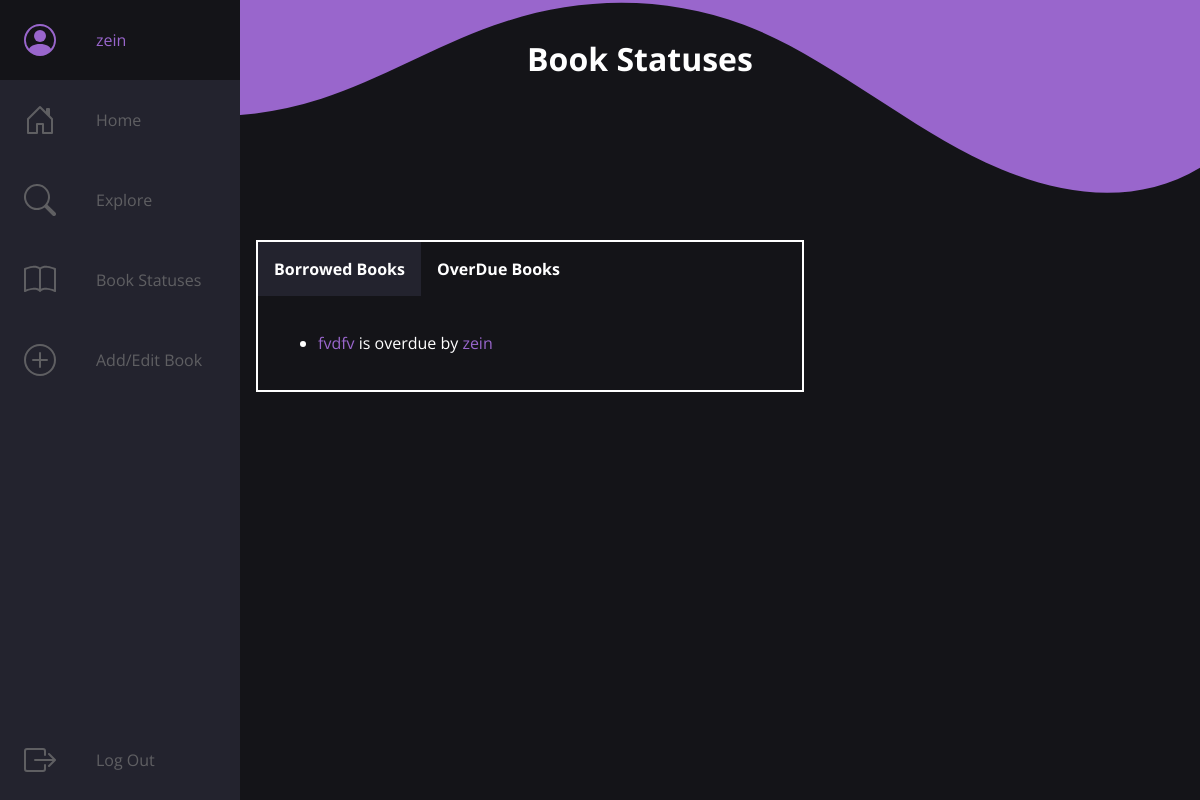
Page /statuses (signed in) on the earlier database version.
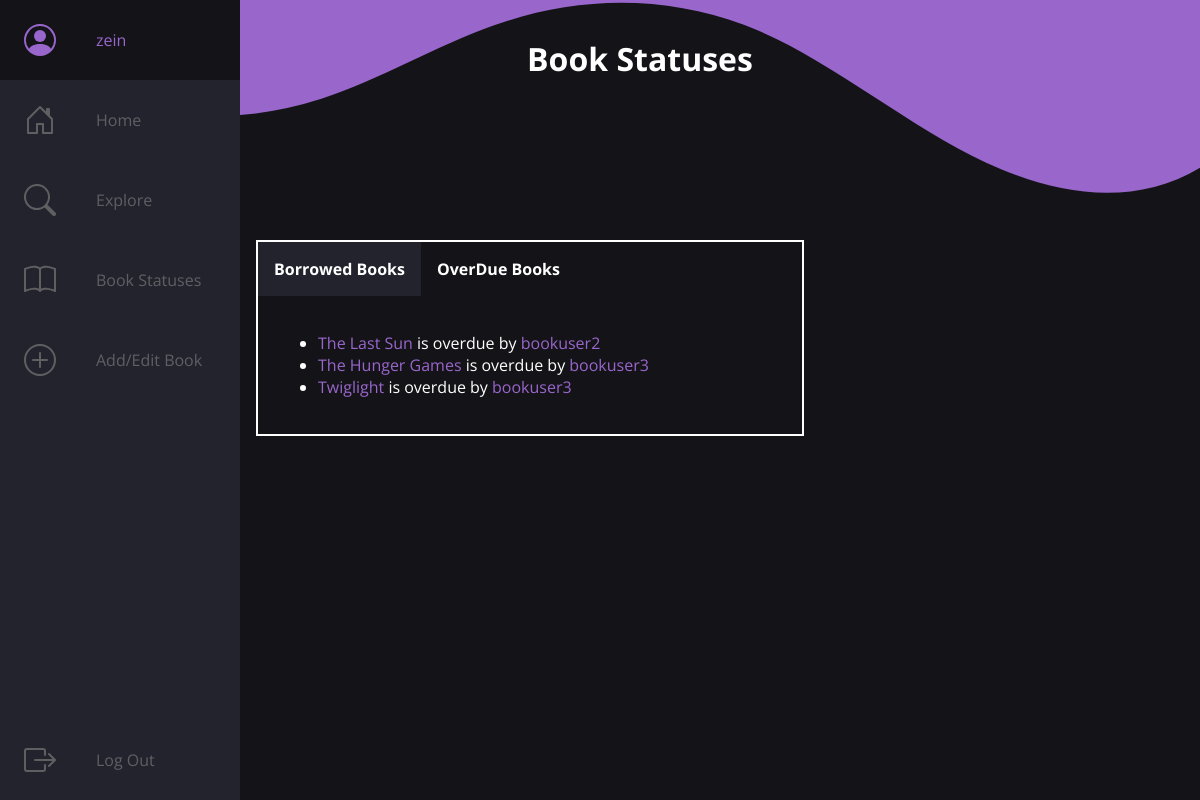
Same page on the later database version.
### JupiterLibrary/models.py (models this page shows, shortened)
class BorrowedBook(models.Model):
    username = models.CharField(max_length=100)
    title = models.CharField(max_length=100)
    days = models.IntegerField()

### JupiterLibrary/views.py (the view)
# urls.py: url('statuses',views.statuses),
def statuses(request):
	if request.user.is_superuser:
		borrowedBooks = BorrowedBook.objects.all()
		overdue = []
		notOverdue = []
		for book in borrowedBooks:
			if book.days > 0:
				notOverdue.append(book)
			else:
				overdue.append(book)
		return render(request,"statuses.html", {'overdue':overdue, 'notOverdue':notOverdue})
	else:
		return index(request)

### templates/statuses.html (shortened to what this page needs)
<!DOCTYPE html>
<html>
<head>
    {% load static %}
    <link rel="stylesheet" href="{% static 'css/style.css' %}">
    <link rel="stylesheet" href="{% static 'css/status.css' %}">
    <link rel="stylesheet" href="https://cdnjs.cloudflare.com/ajax/libs/font-awesome/4.7.0/css/font-awesome.min.css">
    <link href=
        "http://ajax.googleapis.com/ajax/libs/jqueryui/1.8.16/themes/ui-lightness/jquery-ui.css"
        rel="stylesheet" type="text/css" />
</head>
<body>
    <nav class='navbar'>
        <ul class="navbar-nav">
            <li class="navbar-item">
                <a href="userpage.html" class="nav-link">
                <span class="nav-text">{{user.username}}</span>
                </a>
            </li>
            <li class="navbar-item">
                <a href="index.html" class="nav-link">
                <span class="nav-text">Home</span>
                </a>
            </li>
            <li class="navbar-item">
                <a href="explore.html" class="nav-link">
                <span class="nav-text">Explore</span>
                </a>
            </li>
            <li class="navbar-item">
                <a href="statuses.html" class="nav-link">
                <span class="nav-text">Book Statuses</span>
                </a>
            </li>
            <li class="navbar-item">
                <a href="addEdit" class="nav-link">
                <span class="nav-text">Add/Edit Book</span>
                </a>
            </li>
            <li class="navbar-item">
                <a href="logout" class="nav-link">
                <span class="nav-text">Log Out</span>
                </a>
            </li>
        </ul>
    </nav>
    <div class="LOGwave2" style="display: flex; top: 0px; z-index: -1 ; " >
    </div>
    <main>
        <h1 class="title"><b> Book Statuses</b></h1>
        <div class="mytabs">
            <label class='labelA' for="tabNot">Borrowed Books</label>
            <label class='labelA' for="tabYes">OverDue Books</label>
            <div class="tab">
                <ul>
                    {% for book in overdue %}
                    <li>
                        <span style="color: #9966CC;"> {{book.title}} </span> is overdue by <span style="color: #9966CC;"> {{book.username}} </span>
                    </li>
                    {% endfor %}
                </ul>
            </div>
    </main>
    </body>
    </html>

Differences in the rows shown:
removed BorrowedBook: title "fvdfv", username "zein"
added BorrowedBook: title "The Last Sun", username "bookuser2"
added BorrowedBook: title "The Hunger Games", username "bookuser3"
added BorrowedBook: title "Twiglight", username "bookuser3"
